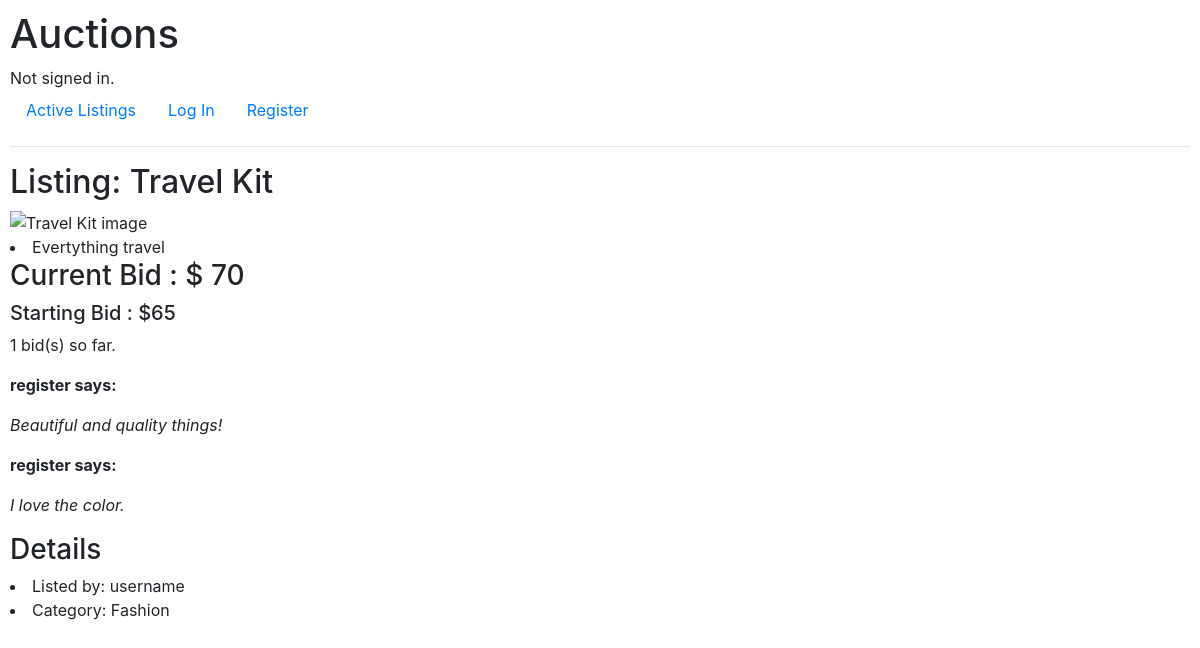
Page /listing/5 on the committed database.
### auctions/models.py (models this page shows, shortened)
class Listing(models.Model):
    title = models.CharField(max_length = 64, null=False)
    description= models.CharField(max_length = 200, null= False)
    starting_bid= models.IntegerField(null = False)
    image_url = models.CharField(max_length = 250)
    category = models.ForeignKey(Category, on_delete =models.CASCADE, related_name = 'listing')
    author = models.ForeignKey(User, on_delete =models.CASCADE, related_name = 'listing')
    active = models.BooleanField(default = True, null = False)

class Comments(models.Model):
    comment = models.CharField(max_length = 250, default = "")
    author = models.ForeignKey(User, on_delete = models.CASCADE, related_name = 'comment', blank = True, null = True)
    listing = models.ForeignKey(Listing, on_delete = models.CASCADE, related_name = 'comment', blank = True, null= True)
    date_created = models.DateField(default = timezone.now)

class User(AbstractUser):
    pass

class Category(models.Model):
    name = models.CharField(max_length = 60)
    def __str__(self):
        return f'{self.name}'

### auctions/views.py (the view)
# urls.py: path("listing/<str:listing_id>", views.show_listing, name = "show_listing"),
def show_listing(request, listing_id):
    listing = Listing.objects.get(pk = listing_id)
    all_bids = Bid.objects.filter(listing = listing)
    current_bid = all_bids.aggregate(Max('bid'))['bid__max']
    comments = Comments.objects.filter(listing = listing)
    winning_bid = Bid.objects.filter(bid =current_bid).first()
    winner = 'No bidder'
    if winning_bid is not None:
        winner = winning_bid.bidder
    print(f'current bid {current_bid}')
    print(f'the winner is {winner}')
    return render(request, "auctions/listing.html", {
        "listing" : listing,
        "current_bid" : current_bid,
        "number_of_bids" : (len(all_bids)),
        'comments' : comments,
        'author' : listing.author,
        'winner' : winner
    })

### auctions/templates/auctions/listing.html (shortened to what this page needs)
{% extends "auctions/layout.html" %}
{% block body %}
    <div>
        <h2>Listing: {{listing.title}}</h2>
        <img class = "listing_image" src = "{{listing.image_url}}" alt = '{{listing.title}} image'>
        <li>{{listing.description}}</li>
        <h3>Current Bid : $ {{current_bid}}</h3>
        <h5>Starting Bid : ${{listing.starting_bid}}</h5>
        <p>{{number_of_bids}} bid(s) so far.</p>
    {%for comment in comments%}
    <div>
        <p><strong>{{comment.author}} says:</strong></p>
        <p><em>{{comment.comment}}</em></p>
    </div>
    {%endfor%}
    </div>
    <h3>Details</h3>
    <li>Listed by: {{listing.author}}</li>
    <li>Category: {{listing.category}}</li>
{% endblock %}

### auctions/static/auctions/styles.css (style rules this page uses)
body { padding: 10px; }
.listing_image { max-height: 300px; }

### rows in the picture
Listing: title "Travel Kit", description "Evertything travel", starting_bid "65", author "username", category "Fashion"
Comments: author "register", comment "Beautiful and quality things!"
Comments: author "register", comment "I love the color."

### other values in the picture
{{ current_bid }} "70"
{{ number_of_bids }} "1"
